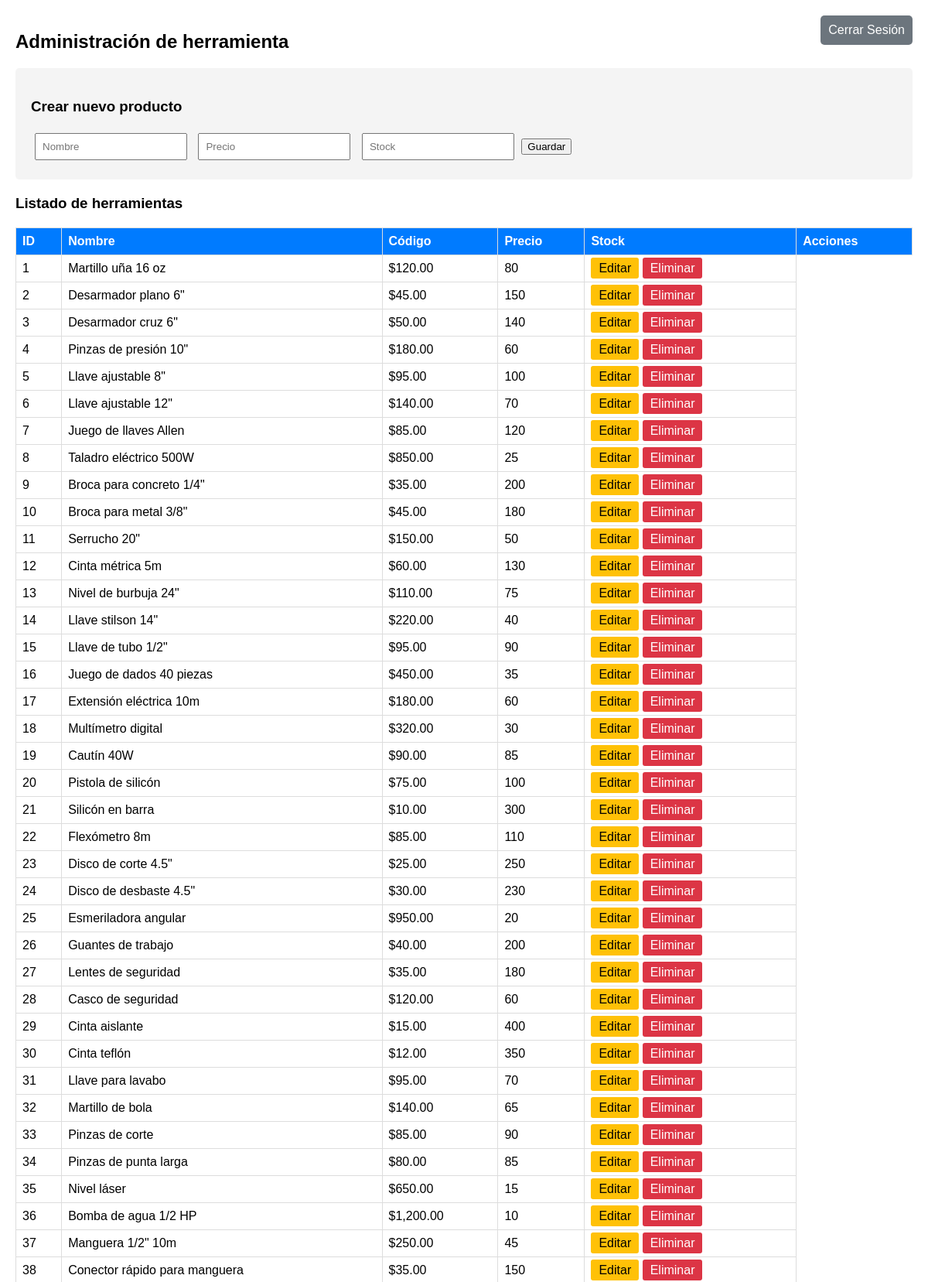
The app's page /admin.php (signed in, upper part) with its own data.
### tables this page shows
CREATE TABLE `herramientas` (
  `id` int NOT NULL AUTO_INCREMENT,
  `nombre` varchar(100) NOT NULL,
  `precio` decimal(10,2) DEFAULT NULL,
  `stock` int DEFAULT '0',
  PRIMARY KEY (`id`)
);

### admin.php (the view, shortened to what this page needs)
<?php
require_once 'config.php';
$sql = "SELECT * FROM herramientas ORDER BY id";
$stmt = $pdo->query($sql);
$registros = $stmt->fetchAll(PDO::FETCH_ASSOC);
?>
<!DOCTYPE html>
<html>
<head>
</head>
<body>
    <a href="logout.php" class="logout">Cerrar Sesión</a>
    <h2>Administración de herramienta</h2>
    <div class="form-crear">
        <h3>Crear nuevo producto</h3>
        <form method="POST">
            <input type="text" name="nombre" placeholder="Nombre" required>
            <input type="number" step="0.01" name="precio" placeholder="Precio" required>
            <input type="number" name="stock" placeholder="Stock" required>
            <button type="submit" name="crear">Guardar</button>
        </form>
    </div>
    <h3>Listado de herramientas</h3>
    <table>
        <thead>
            <tr>
                <th>ID</th><th>Nombre</th><th>Código</th><th>Precio</th><th>Stock</th><th>Acciones</th>
            </tr>
        </thead>
        <tbody>
            <?php foreach($registros as $r): ?>
            <tr>
                <td><?php echo $r['id']; ?></td>
                <td><?php echo htmlspecialchars($r['nombre']); ?></td>
                <td>$<?php echo number_format($r['precio'], 2); ?></td>
                <td><?php echo $r['stock']; ?></td>
                <td>
                    <a href="editar.php?id=<?php echo $r['id']; ?>" class="btn-editar">Editar</a>
                    <a href="admin.php?eliminar=<?php echo $r['id']; ?>" class="btn-eliminar" onclick="return confirmarEliminar(<?php echo $r['id']; ?>)">Eliminar</a>
                </td>
            </tr>
            <?php endforeach; ?>
        </tbody>
    </table>
</body>
</html>

### admin.php (style rules this page uses)
body { font-family: Arial; margin: 20px; }
table { border-collapse: collapse; width: 100%; margin-top: 20px; }
th, td { border: 1px solid #ddd; padding: 8px; text-align: left; }
th { background: #007bff; color: white; }
.btn-editar { background: #ffc107; color: black; padding: 5px 10px; text-decoration: none; border-radius: 3px; }
.btn-eliminar { background: #dc3545; color: white; padding: 5px 10px; text-decoration: none; border-radius: 3px; }
.form-crear { background: #f4f4f4; padding: 20px; margin-bottom: 20px; border-radius: 5px; }
.form-crear input { margin: 5px; padding: 8px; }
.logout { float: right; background: #6c757d; color: white; padding: 10px; text-decoration: none; border-radius: 5px; }
h2 { display: inline-block; }

### records on screen
herramientas: id "1", nombre "Martillo uña 16 oz", precio "120.00", stock "80"
herramientas: id "2", nombre "Desarmador plano 6\"", precio "45.00", stock "150"
herramientas: id "3", nombre "Desarmador cruz 6\"", precio "50.00", stock "140"
herramientas: id "4", nombre "Pinzas de presión 10\"", precio "180.00", stock "60"
herramientas: id "5", nombre "Llave ajustable 8\"", precio "95.00", stock "100"
herramientas: id "6", nombre "Llave ajustable 12\"", precio "140.00", stock "70"
herramientas: id "7", nombre "Juego de llaves Allen", precio "85.00", stock "120"
herramientas: id "8", nombre "Taladro eléctrico 500W", precio "850.00", stock "25"
herramientas: id "9", nombre "Broca para concreto 1/4\"", precio "35.00", stock "200"
herramientas: id "10", nombre "Broca para metal 3/8\"", precio "45.00", stock "180"
herramientas: id "11", nombre "Serrucho 20\"", precio "150.00", stock "50"
herramientas: id "12", nombre "Cinta métrica 5m", precio "60.00", stock "130"
herramientas: id "13", nombre "Nivel de burbuja 24\"", precio "110.00", stock "75"
herramientas: id "14", nombre "Llave stilson 14\"", precio "220.00", stock "40"
herramientas: id "15", nombre "Llave de tubo 1/2\"", precio "95.00", stock "90"
herramientas: id "16", nombre "Juego de dados 40 piezas", precio "450.00", stock "35"
herramientas: id "17", nombre "Extensión eléctrica 10m", precio "180.00", stock "60"
herramientas: id "18", nombre "Multímetro digital", precio "320.00", stock "30"
herramientas: id "19", nombre "Cautín 40W", precio "90.00", stock "85"
herramientas: id "20", nombre "Pistola de silicón", precio "75.00", stock "100"
herramientas: id "21", nombre "Silicón en barra", precio "10.00", stock "300"
herramientas: id "22", nombre "Flexómetro 8m", precio "85.00", stock "110"
herramientas: id "23", nombre "Disco de corte 4.5\"", precio "25.00", stock "250"
herramientas: id "24", nombre "Disco de desbaste 4.5\"", precio "30.00", stock "230"
herramientas: id "25", nombre "Esmeriladora angular", precio "950.00", stock "20"
herramientas: id "26", nombre "Guantes de trabajo", precio "40.00", stock "200"
herramientas: id "27", nombre "Lentes de seguridad", precio "35.00", stock "180"
herramientas: id "28", nombre "Casco de seguridad", precio "120.00", stock "60"
herramientas: id "29", nombre "Cinta aislante", precio "15.00", stock "400"
herramientas: id "30", nombre "Cinta teflón", precio "12.00", stock "350"
herramientas: id "31", nombre "Llave para lavabo", precio "95.00", stock "70"
herramientas: id "32", nombre "Martillo de bola", precio "140.00", stock "65"
herramientas: id "33", nombre "Pinzas de corte", precio "85.00", stock "90"
herramientas: id "34", nombre "Pinzas de punta larga", precio "80.00", stock "85"
herramientas: id "35", nombre "Nivel láser", precio "650.00", stock "15"
herramientas: id "36", nombre "Bomba de agua 1/2 HP", precio "1,200.00", stock "10"
herramientas: id "37", nombre "Manguera 1/2\" 10m", precio "250.00", stock "45"
herramientas: id "38", nombre "Conector rápido para manguera", precio "35.00", stock "150"
